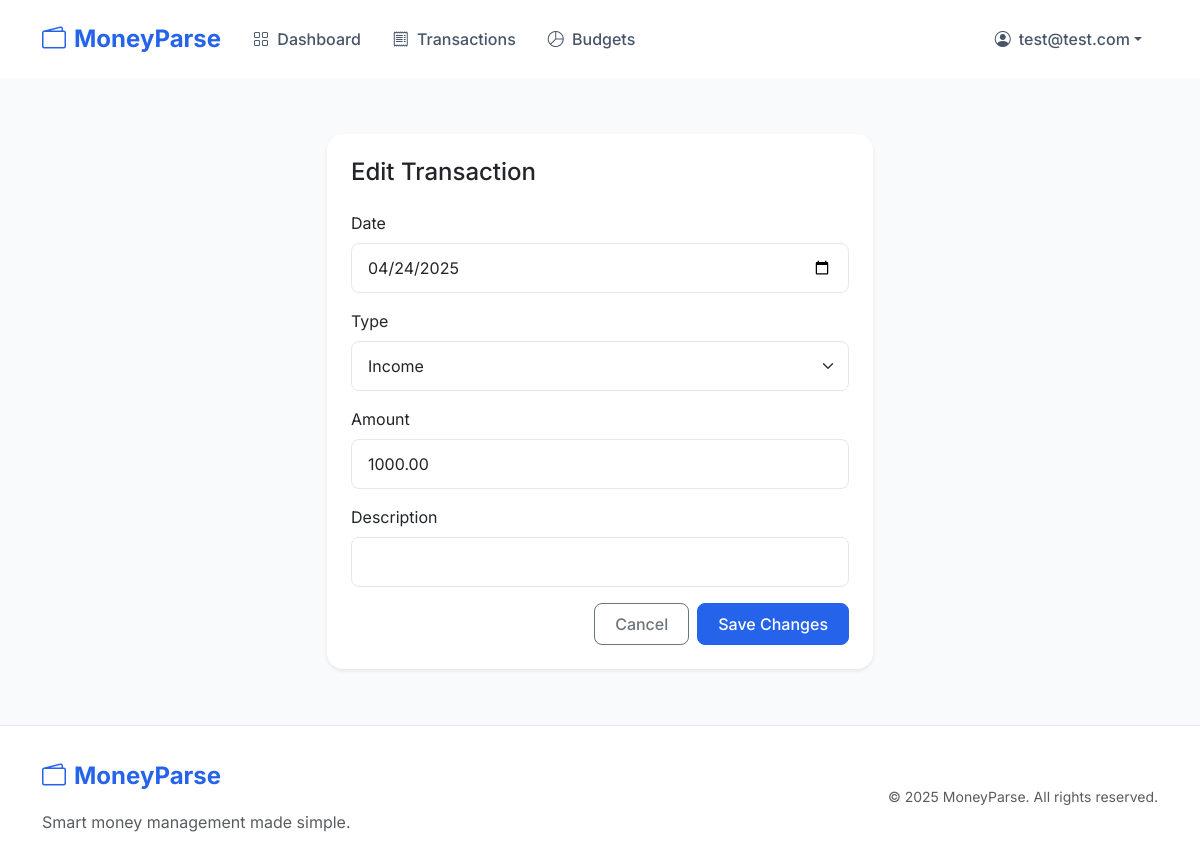
/transactions/edit/1/ (signed in), run on an earlier commit of the app's database.
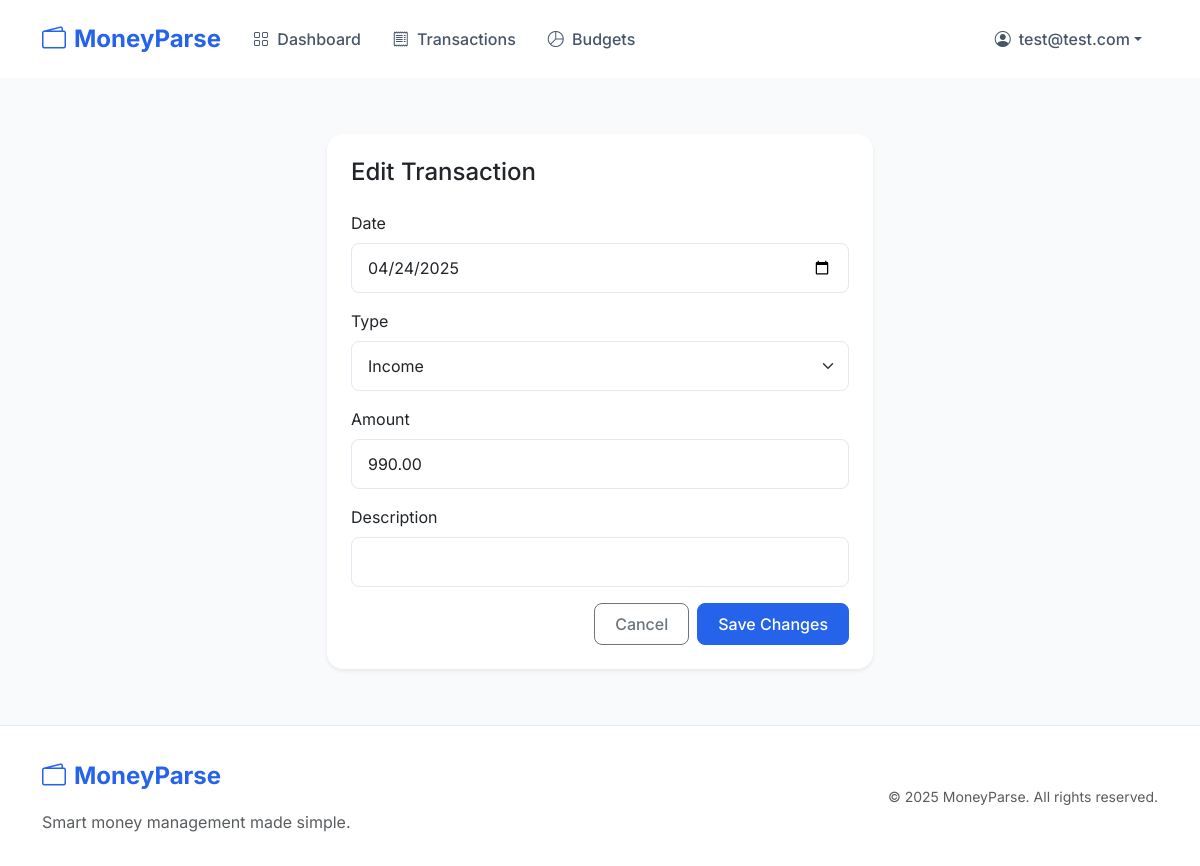
And on a later commit of the database.
### transactions/models.py (models this page shows, shortened)
class Transaction(models.Model):
    user = models.ForeignKey(settings.AUTH_USER_MODEL, on_delete=models.CASCADE)
    date = models.DateField()
    description = models.CharField(max_length=255, blank=True, null=True)
    amount = models.DecimalField(max_digits=10, decimal_places=2)
    class Meta:
        indexes = [
            models.Index(fields=['user', '-date']),
            models.Index(fields=['date']),
        ]
    TRANSACTION_TYPES = (
        ('income', 'Income'),
        ('expense', 'Expense'),
    )
    transaction_type = models.CharField(max_length=7, choices=TRANSACTION_TYPES, default='income')
    EXPENSE_CATEGORIES = (
        ('housing', 'Housing'),
        ('transportation', 'Transportation'),
        ('food', 'Food & Dining'),
        ('utilities', 'Utilities'),
        ('healthcare', 'Healthcare'),
        ('entertainment', 'Entertainment'),
        ('shopping', 'Shopping'),
        ('education', 'Education'),
        ('savings', 'Savings'),
        ('other', 'Other'),
    )
    category = models.CharField(max_length=20, choices=EXPENSE_CATEGORIES, blank=True, null=True)

### transactions/views.py (the view)
# urls.py: path('edit/<int:transaction_id>/', views.edit_transaction, name='edit_transaction'),
@login_required
def edit_transaction(request, transaction_id):
    transaction = get_object_or_404(Transaction, id=transaction_id, user=request.user)
    if request.method == 'POST':
        form = TransactionForm(request.POST, instance=transaction)
        if form.is_valid():
            form.save()
            return redirect('transaction_list')
    else:
        form = TransactionForm(instance=transaction)
    return render(request, 'transactions/edit_transaction.html', {'form': form})

### transactions/forms.py (shortened to what this page needs)
class TransactionForm(forms.ModelForm):
    class Meta:
        model = Transaction
        fields = ['date', 'description', 'amount', 'transaction_type', 'category']
        widgets = {
            'description': forms.TextInput(attrs={'class': 'form-control'}),
            'date': forms.DateInput(attrs={'type': 'date', 'class': 'form-control'}),
            'amount': forms.NumberInput(attrs={'class': 'form-control', 'step': '0.01'}),
            'transaction_type': forms.Select(attrs={'class': 'form-select'}),
            'category': forms.Select(attrs={'class': 'form-select'}),
        }
    def __init__(self, *args, **kwargs):
        super().__init__(*args, **kwargs)
        self.fields['description'].required = False
        self.fields['category'].required = False
        self.fields['category'].choices = [(None, '---------')] + list(Transaction.EXPENSE_CATEGORIES)

### templates/transactions/edit_transaction.html (shortened to what this page needs)
{% extends 'base.html' %}
{% block content %}
<div class="container py-4">
    <div class="row justify-content-center">
        <div class="col-md-8 col-lg-6">
            <div class="card border-0 shadow-sm">
                <div class="card-body p-4">
                    <h2 class="card-title h4 mb-4">Edit Transaction</h2>
                    <form method="post" class="needs-validation" novalidate>
                        <div class="mb-3">
                            <label for="{{ form.date.id_for_label }}" class="form-label">Date</label>
                            {{ form.date }}
                        </div>
                        <div class="mb-3">
                            <label for="{{ form.transaction_type.id_for_label }}" class="form-label">Type</label>
                            {{ form.transaction_type }}
                        </div>
                        <div class="mb-3">
                            <label for="{{ form.amount.id_for_label }}" class="form-label">Amount</label>
                            {{ form.amount }}
                        </div>
                        <div class="mb-3 description-field">
                            <label for="{{ form.description.id_for_label }}" class="form-label">Description</label>
                            {{ form.description }}
                        </div>
                        <div class="d-grid gap-2 d-md-flex justify-content-md-end">
                            <a href="{% url 'transaction_list' %}" class="btn btn-outline-secondary">Cancel</a>
                            <button type="submit" class="btn btn-primary">Save Changes</button>
                        </div>
                    </form>
                </div>
            </div>
        </div>
    </div>
</div>
{% endblock %}

What changed in the data, as far as the page shows it:
changed Transaction "Income": amount "1000.00" → "990.00"
